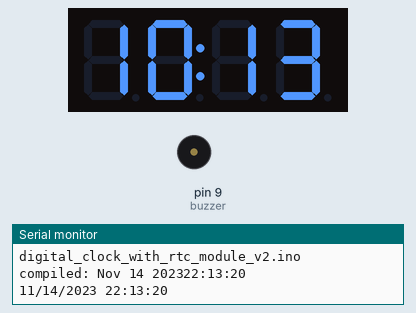
Recording of a sketch running on a simulated Arduino Uno, built with avr-gcc and run on an emulated ATmega328P. On the bench: 4-digit seven-segment display, buzzer (waves = sounding, pin HIGH), the last lines printed to the serial monitor. The local clock reads 2024-03-15 10:24:30 at power-on unless the sketch sets it.

Above: at 0.1 s.
At 1.0 s:
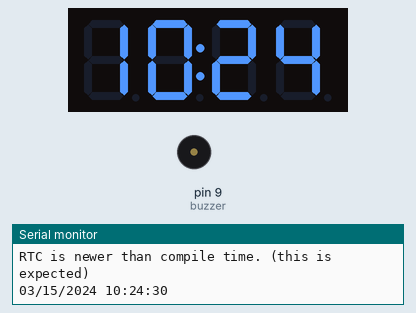
At 90.3 s:
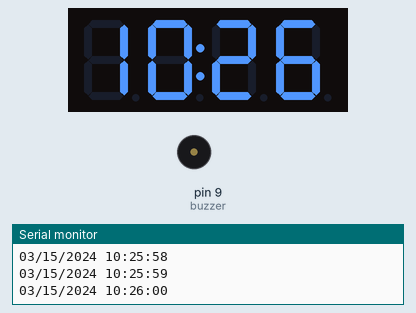

The sketch:

digital_clock_with_rtc_module_v2.ino
```cpp
/*

References:

Adafruit LED Backpacks, Page 39 of 74 (wiring)
https://us.rs-online.com/m/d/b79e41ef35af9ade9f1fced30a55a922.pdf

Arduino Library for HT16K33 4x7segment display
https://github.com/RobTillaart/HT16K33

Demo Display Time (code)
https://github.com/RobTillaart/HT16K33/blob/master/examples/demo_displayTime/demo_displayTime.ino

Arduino Library for Real Time Clock Modules
https://github.com/Makuna/Rtc/wiki

Interfacing DS1302 RTC Module with Arduino UNO R3 (wiring and code)
https://electropeak.com/learn/interfacing-ds1302-real-time-clock-rtc-module-with-arduino/

How to use a Buzzer
https://www.ardumotive.com/how-to-use-a-buzzer-en.html


HT16K33 Backpack to Arduino UNO R3 Terminals
  IO    --> Jumper to 5V
  +     --> 5V
  -     --> GND
  D     --> SDA
  C     --> SCL

DS1302 RTC Module Pins to Arduino UNO R3 Terminals
  VCC       --> 3.3v - 5v
  GND       --> GND
  CLK/SCLK  --> 5
  DAT/IO    --> 4
  RST/CE    --> 2

Buzzer ti Arduino UNO R3 Terminals
  +  --> 9 (with/without 100 Ohm resistor)
  -  --> GND
*/

// Library for DS1302 RTC Module
#include <ThreeWire.h>
#include <RtcDS1302.h>

// Library for HT16K33 Backpack
#include "HT16K33.h"

// Configure pins for DS1302 RTC Module
ThreeWire myWire(4,5,2); // IO, SCLK, CE
RtcDS1302<ThreeWire> Rtc(myWire);

// Instance for HT16K33 Backpack
HT16K33 seg(0x70);

// Interval for colon to on and off
int interval = 500;

// Configuration for the buzzer
const int buzzer = 9; //buzzer to arduino pin 9
int beepCount = 0;


void setup ()
{
    Serial.begin(9600);
    Serial.println(__FILE__);

    Serial.print("compiled: ");
    Serial.print(__DATE__);
    Serial.println(__TIME__);

    // Setup for HT16K33 Backpack
    seg.begin();
    Wire.setClock(100000);
    seg.displayOn();
    seg.setDigits(4);
    seg.brightness(5);
    seg.displayTime(0, 0, true, true); //initialize display to 00:00
    seg.displayExtraLeds(0x00);

    // Setup for the buzzer
    pinMode(buzzer, OUTPUT); // Set buzzer - pin 9 as an output

    // Setup for DS1302 RTC Module
    Rtc.Begin();

    RtcDateTime compiled = RtcDateTime(__DATE__, __TIME__);
    printDateTime(compiled);
    Serial.println();

    if (!Rtc.IsDateTimeValid())
    {
        // Common Causes:
        //    1) first time you ran and the device wasn't running yet
        //    2) the battery on the device is low or even missing

        Serial.println("RTC lost confidence in the DateTime!");
        Rtc.SetDateTime(compiled);
    }

    if (Rtc.GetIsWriteProtected())
    {
        Serial.println("RTC was write protected, enabling writing now");
        Rtc.SetIsWriteProtected(false);
    }

    if (!Rtc.GetIsRunning())
    {
        Serial.println("RTC was not actively running, starting now");
        Rtc.SetIsRunning(true);
    }

    RtcDateTime now = Rtc.GetDateTime();
    if (now < compiled)
    {
        Serial.println("RTC is older than compile time!  (Updating DateTime)");
        Rtc.SetDateTime(compiled);
    }
    else if (now > compiled)
    {
        Serial.println("RTC is newer than compile time. (this is expected)");
    }
    else if (now == compiled)
    {
        Serial.println("RTC is the same as compile time! (not expected but all is fine)");
    }
}

void loop ()
{
    RtcDateTime now = Rtc.GetDateTime();

    printDateTime(now);
//    Serial.println("start");

    if (!now.IsValid())
    {
        // Common Causes:
        //    1) the battery on the device is low or even missing and the power line was disconnected
        Serial.println("RTC lost confidence in the DateTime!");
    }
}

#define countof(a) (sizeof(a) / sizeof(a[0]))

void printDateTime(const RtcDateTime& dt)
{
  char datestring[20];

  snprintf_P(datestring,
          countof(datestring),
          PSTR("%02u/%02u/%04u %02u:%02u:%02u"),
          dt.Month(),
          dt.Day(),
          dt.Year(),
          dt.Hour(),
          dt.Minute(),
          dt.Second() );
  Serial.print(datestring);
  Serial.println();

  // Get the number of beeps base on the hour
  if ((dt.Minute() == 0) && (dt.Second() == 0)) {
    if (dt.Hour() == 0){ // 00:00 --> 12:00AM
      beepCount = 12;
    } else if ((dt.Hour() > 0) && (dt.Hour() < 13)){ // 01:00-12:00 --> 1:00AM-12:00PM
      beepCount = dt.Hour();
    } else {  // 13:00-23:00 --> 1:00PM-11:00PM
      beepCount = dt.Hour() - 12;
    }
  }

  // Convert the 24 hour format to 12 hour format
  if (dt.Hour() == 0){ // 00:00 --> 12:00AM
    displayTime(12, dt.Minute(), true);
  } else if ((dt.Hour() > 0) && (dt.Hour() < 12) ){ // 01:00-11:00 --> 1:00AM-11:00AM
    displayTime(dt.Hour(), dt.Minute(), true);
  } else if (dt.Hour() == 12){ // 12:00 --> 12:00PM
    displayTime(12, dt.Minute(), false);
  } else { // 13:00-23:00 --> 1:00PM-11:00PM
    displayTime(dt.Hour() - 12, dt.Minute(), false);
  }
}

void displayTime(int hour, int minute, bool isAm) {
  seg.displayTime(hour, minute, true, false);

  if (isAm == true) {
    seg.displayExtraLeds(0x06); // upper left point + colon
  } else {
    seg.displayExtraLeds(0x0A); // lower left point + colon
  }

  if (beepCount > 0) {
    beepOn();
  }

  delay(450);

  if (isAm == true) {
    seg.displayExtraLeds(0x04); // upper left point only
  } else {
    seg.displayExtraLeds(0x08); // lower left point only
  }

  if (beepCount > 0){
    beepOff();
  }

  delay(450);
  beepCount--;
}


void beepOn() {
  tone(buzzer, 3000); // Send 1KHz sound signal...
}

void beepOff() {
  noTone(buzzer);     // Stop sound...
}
```

Measured:
- what the display in image 1 shows lasts 29.8 s, from 0.9 s to 30.7 s
